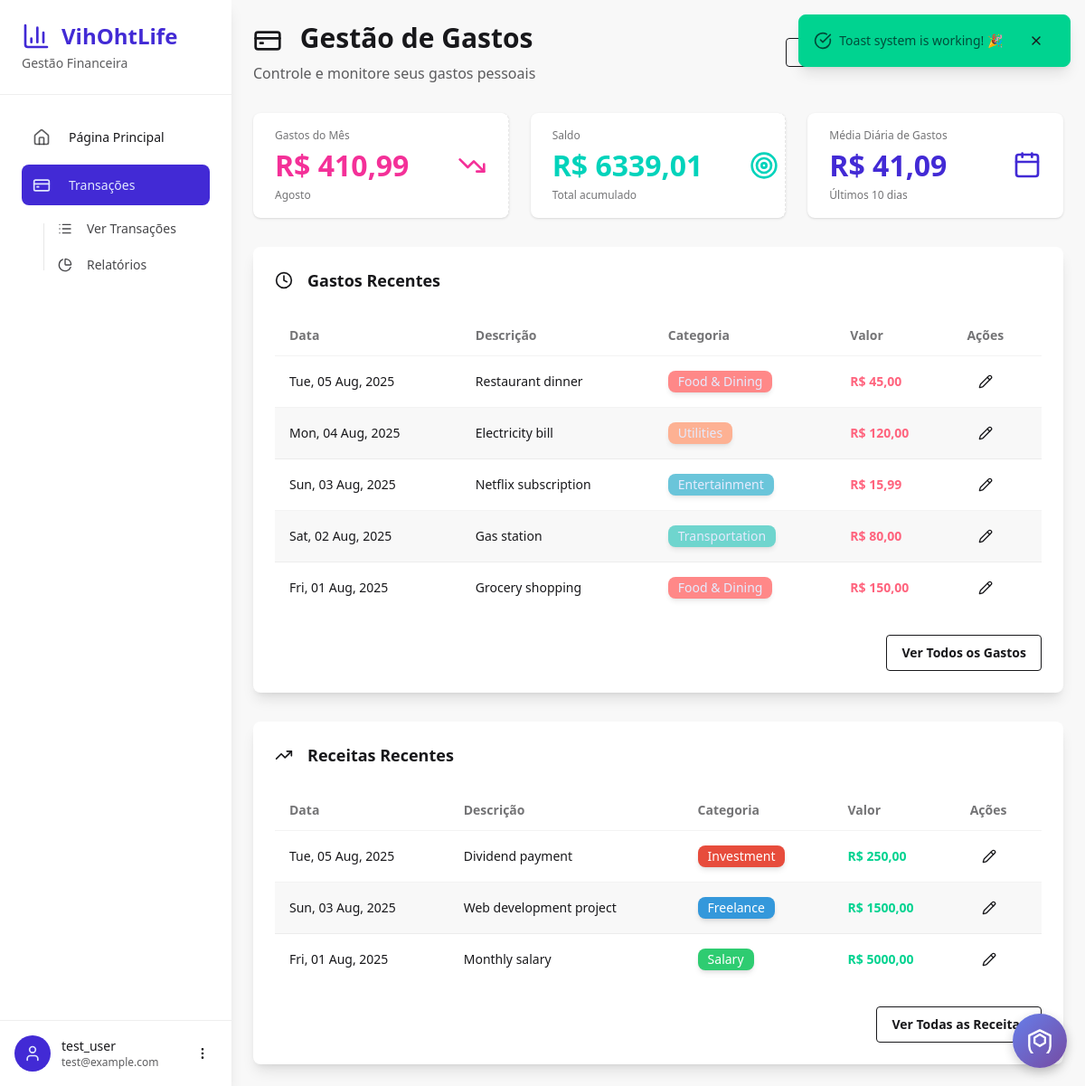
The page /finance/ (signed in) on the database its author committed.
### authentication/models.py (models this page shows)
class User(AbstractUser):
    email = models.EmailField(max_length=100, unique=True)
    USERNAME_FIELD = "email"
    REQUIRED_FIELDS = ["username"]

### finance_manager/models.py (models this page shows, shortened)
class Expenses(models.Model):
    user = models.ForeignKey(settings.AUTH_USER_MODEL, on_delete=models.CASCADE)
    category = models.ForeignKey(
        ExpenseCategory, on_delete=models.CASCADE, null=True, blank=True
    )
    created_at = models.DateTimeField(auto_now_add=True)
    spent_at = models.DateField()
    description = models.CharField(max_length=100)
    detailed_description = models.CharField(max_length=600)
    amount = models.IntegerField()

class ExpenseCategory(models.Model):
    user = models.ForeignKey(settings.AUTH_USER_MODEL, on_delete=models.CASCADE)
    name = models.CharField(max_length=100)
    description = models.CharField(max_length=300)
    color = ColorField(default="#FFFFFF")
    class Meta:
        verbose_name_plural = "Expense Categories"
        unique_together = ["user", "name"]  # Prevent duplicate category names per user

class Incomes(models.Model):
    user = models.ForeignKey(settings.AUTH_USER_MODEL, on_delete=models.CASCADE)
    category = models.ForeignKey(
        IncomeCategorys, on_delete=models.CASCADE, null=True, blank=True
    )
    created_at = models.DateTimeField(auto_now_add=True)
    received_at = models.DateField()
    description = models.CharField(max_length=100)
    detailed_description = models.CharField(max_length=600)
    amount = models.IntegerField()

class IncomeCategorys(models.Model):
    user = models.ForeignKey(settings.AUTH_USER_MODEL, on_delete=models.CASCADE)
    name = models.CharField(max_length=100)
    description = models.CharField(max_length=300)
    color = ColorField(default="#FFFFFF")
    class Meta:
        verbose_name_plural = "Income Categories"
        unique_together = ["user", "name"]  # Prevent duplicate category names per user

### finance_manager/views.py (the view)
# urls.py: path("", views.dashboard, name="dashboard"),
@login_required
def dashboard(request):
    expenses = Expenses.objects.filter(user=request.user).order_by("-spent_at")[:5]
    expenses_this_month = Expenses.objects.filter(
        user=request.user,
        spent_at__year=datetime.now().year,
        spent_at__month=datetime.now().month,
    )
    incomes = Incomes.objects.filter(user=request.user).order_by("-received_at")[:5]
    expense_categories = ExpenseCategory.objects.filter(user=request.user)
    income_categories = IncomeCategorys.objects.filter(user=request.user)
    total_expenses = sum([x.amount for x in Expenses.objects.filter(user=request.user)])
    total_incomes = sum([x.amount for x in Incomes.objects.filter(user=request.user)])
    range_of_days = "Sem gastos neste mês"
    total_expenses_this_month = 0
    daily_mean = 0
    if expenses_this_month:
        range_of_days = f"Últimos {datetime.now().day} dias"
        total_expenses_this_month = sum([x.amount for x in expenses_this_month])
        daily_mean = total_expenses_this_month // datetime.now().day
    total_amount = total_incomes - total_expenses
    return render(
        request,
        "finance_manager/dashboard.html",
        {
            "expenses": expenses,
            "incomes": incomes,
            "expense_categories": expense_categories,
            "income_categories": income_categories,
            "categories": expense_categories,  # For backward compatibility
            "total_expenses_this_month": f"{total_expenses_this_month // 100},{total_expenses_this_month % 100:02n}",
            "total_amount": f"{total_amount // 100},{total_amount % 100:02n}",
            "range_of_days": range_of_days,
            "daily_mean": f"{daily_mean // 100},{daily_mean % 100:02n}",
        },
    )

### templates/finance_manager/dashboard.html (shortened to what this page needs)
{% extends 'finance_manager/base.html' %}
{% load static %}
{% load mathfilters %}
{% block finance_head %}
<link rel="stylesheet" type="text/css" href="{% static 'css/finance_dashboard.css' %}">
{% endblock %}
{% block finance_content %}
<div class="max-w-7xl mx-auto">
  <div class="mb-8">
    <div class="flex justify-between items-center mb-4">
      <div>
        <h1 class="text-3xl font-bold text-base-content mb-2">
          <i data-lucide="credit-card" class="w-8 h-8 inline-block mr-3"></i>
          Gestão de Gastos
        </h1>
        <p class="text-base-content/70">Controle e monitore seus gastos pessoais</p>
      </div>
      <div class="flex gap-2">
        <button onclick="openImportModal()" class="btn btn-outline btn-sm">
        </button>
        <a href="{% url 'finance_manager:export_data' %}" class="btn btn-outline btn-sm">
        </a>
      </div>
    </div>
  </div>
  <div class="grid grid-cols-1 md:grid-cols-3 gap-6 mb-8">
    <div class="stat bg-base-100 rounded-lg shadow hover:shadow-lg transition-shadow cursor-pointer group" onclick="openExpenseModal()">
      <div class="stat-figure text-secondary">
        <i data-lucide="trending-down" class="w-8 h-8"></i>
      </div>
      <div class="stat-title">Gastos do Mês</div>
      <div class="stat-value text-secondary flex items-center gap-3">
        R$ {{total_expenses_this_month}}
      </div>
      <div class="stat-desc">Agosto</div>
    </div>
    <div class="stat bg-base-100 rounded-lg shadow hover:shadow-lg transition-shadow cursor-pointer group" onclick="openIncomeModal()">
      <div class="stat-figure text-accent">
        <i data-lucide="target" class="w-8 h-8"></i>
      </div>
      <div class="stat-title">Saldo</div>
      <div class="stat-value text-accent flex items-center gap-3">
        R$ {{total_amount}}
      </div>
      <div class="stat-desc">Total acumulado</div>
    </div>
    <div class="stat bg-base-100 rounded-lg shadow">
      <div class="stat-figure text-primary">
        <i data-lucide="calendar" class="w-8 h-8"></i>
      </div>
      <div class="stat-title">Média Diária de Gastos</div>
      <div class="stat-value text-primary">R$ {{ daily_mean }}</div>
      <div class="stat-desc">{{ range_of_days }}</div>
    </div>
  </div>
  <div class="mt-8">
    <div class="card bg-base-100 shadow-lg">
      <div class="card-body">
        <h2 class="card-title mb-4">
          <i data-lucide="clock" class="w-5 h-5 mr-2"></i>
          Gastos Recentes
        </h2>
        <div class="overflow-x-auto">
          <table class="table table-zebra">
            <thead>
              <tr>
                <th>Data</th>
                <th>Descrição</th>
                <th>Categoria</th>
                <th>Valor</th>
                <th>Ações</th>
              </tr>
            </thead>
            <tbody>
              {% for expense in expenses %}
              <tr>
                <td>{{ expense.spent_at | date:"D, d M, Y" }}</td>
                <td>{{ expense.description }}</td>
                <td><span class="badge badge-primary border-hidden shadow-md opacity-80" style="background-color:{{ expense.category.color }}; important!">{{ expense.category.name }}</span></td>
                {% with am=expense.amount %}
                <td class="text-error font-semibold">R$ {{ am|intdiv:100 }}{% if am|mod:100 == 0 %},00{%elif am|mod:100 < 10%},0{{am|mod:100}}{% else %},{{am|mod:100}}{% endif %}</td>
                {% endwith %}
                <td>
                  <button class="btn btn-ghost btn-sm" onclick="openEditExpenseModal({{ expense.id }}, '{{ expense.description|escapejs }}', '{{ expense.detailed_description|escapejs }}', '{{ expense.spent_at|date:'Y-m-d' }}', {{ expense.amount }}, {{ expense.category.id }})">
                    <i data-lucide="pencil" class="w-4 h-4"></i>
                  </button>
                </td>
              </tr>
              {% endfor %}
            </tbody>
          </table>
        </div>
        <div class="card-actions justify-end mt-4">
          <button class="btn btn-outline">Ver Todos os Gastos</button>
        </div>
      </div>
    </div>
  </div>
  <div class="mt-8">
    <div class="card bg-base-100 shadow-lg">
      <div class="card-body">
        <h2 class="card-title mb-4">
          <i data-lucide="trending-up" class="w-5 h-5 mr-2"></i>
          Receitas Recentes
        </h2>
        <div class="overflow-x-auto">
          <table class="table table-zebra">
            <thead>
              <tr>
                <th>Data</th>
                <th>Descrição</th>
                <th>Categoria</th>
                <th>Valor</th>
                <th>Ações</th>
              </tr>
            </thead>
            <tbody>
              {% for income in incomes %}
              <tr>
                <td>{{ income.received_at | date:"D, d M, Y" }}</td>
                <td>{{ income.description }}</td>
                <td>
                  {% if income.category %}
                    <span class="badge badge-secondary border-hidden shadow-md" style="background-color:{{ income.category.color }}; color: white;">{{ income.category.name }}</span>
                  {% else %}
                    <span class="badge badge-ghost">Sem categoria</span>
                  {% endif %}
                </td>
                {% with am=income.amount %}
                <td class="text-success font-semibold">R$ {{ am|intdiv:100 }}{% if am|mod:100 == 0 %},00{%elif am|mod:100 < 10%},0{{am|mod:100}}{% else %},{{am|mod:100}}{% endif %}</td>
                {% endwith %}
                <td>
                  <button class="btn btn-ghost btn-sm" onclick="openEditIncomeModal({{ income.id }}, '{{ income.description|escapejs }}', '{{ income.detailed_description|escapejs }}', '{{ income.received_at|date:'Y-m-d' }}', {{ income.amount }}, {% if income.category %}{{ income.category.id }}{% else %}null{% endif %})">
                    <i data-lucide="pencil" class="w-4 h-4"></i>
                  </button>
                </td>
              </tr>
              {% endfor %}
            </tbody>
          </table>
        </div>
        <div class="card-actions justify-end mt-4">
          <button class="btn btn-outline">Ver Todas as Receitas</button>
        </div>
      </div>
    </div>
  </div>
</div>
  </div>
</div>
{% endblock %}

### templates/finance_manager/base.html (shortened to what this page needs)
{% extends 'base.html' %}
{% block extra_head %}
{% block finance_head %}{% endblock %}
{% endblock %}
{% block content %}
<div class="flex min-h-screen">
  <aside class="w-64 bg-base-100 shadow-lg hidden lg:block">
    <div class="p-6 border-b border-base-300">
      <a href="{% url "landingpage" %}">
        <h1 class="text-2xl font-bold text-primary flex items-center">
          <i data-lucide="bar-chart-3" class="w-8 h-8 mr-3"></i>
          VihOhtLife
        </h1>
      </a>
      <p class="text-sm text-base-content/70 mt-1">Gestão Financeira</p>
    </div>
    <nav class="p-4">
      <ul id="s_items" class="menu menu-vertical w-full space-y-2">
        <li>
          <a href="{% url 'landingpage' %}" class="flex items-center p-3 rounded-lg hover:bg-base-200 transition-colors group">
            <i data-lucide="home" class="w-5 h-5 mr-3 text-base-content/70 group-hover:text-primary"></i>
            <span class="font-medium">Página Principal</span>
          </a>
        </li>
        <li>
          <a href="{% url 'finance_manager:dashboard' %}" class="flex items-center p-3 rounded-lg hover:bg-base-200 transition-colors group">
            <i data-lucide="credit-card" class="w-5 h-5 mr-3"></i>
            <span class="font-medium">Transações</span>
          </a>
          <ul class="ml-6 mt-2 space-y-1">
            <li>
              <a href="{% url 'finance_manager:transactions' %}" class="flex items-center p-2 text-sm rounded-lg hover:bg-base-200 transition-colors text-base-content/80">
                <i data-lucide="list" class="w-4 h-4 mr-2"></i>
                Ver Transações
              </a>
            </li>
            <li>
              <a href="{% url 'statistics' %}" class="flex items-center p-2 text-sm rounded-lg hover:bg-base-200 transition-colors text-base-content/80">
                <i data-lucide="pie-chart" class="w-4 h-4 mr-2"></i>
                Relatórios
              </a>
            </li>
          </ul>
        </li>
      </ul>
    </nav>
    <div class="absolute bottom-0 left-0 right-0 w-64 p-4 border-t border-base-300 bg-base-100">
      {% if user.is_authenticated %}
        <div class="flex items-center space-x-3">
          <div class="w-10 h-10 rounded-full bg-primary text-primary-content flex items-center justify-center">
            <i data-lucide="user" class="w-5 h-5"></i>
          </div>
          <div class="flex-1 min-w-0">
            <p class="text-sm font-medium text-base-content truncate">{{ user.username }}</p>
            <p class="text-xs text-base-content/70 truncate">{{ user.email }}</p>
          </div>
          <div class="dropdown dropdown-top dropdown-end">
            <div tabindex="0" role="button" class="btn btn-ghost btn-sm btn-circle">
              <i data-lucide="more-vertical" class="w-4 h-4"></i>
            </div>
          </div>
        </div>
      {% endif %}
    </div>
  </aside>
  <main class="flex-1 bg-base-200">
    <div class="p-6">
      {% block finance_content %}{% endblock %}
{% endblock %}

### templates/finance_manager/base.html (style rules this page uses)
aside { position: relative; min-height: 100vh; }
.menu li a { transition: all 0.2s ease-in-out; }

### rows shown on the page
User: username "test_user", email "test@example.com"
Expenses: spent_at "Tue, 05 Aug, 2025", description "Restaurant dinner", category.name "Food & Dining", amount "45", shows ",00"
Expenses: spent_at "Mon, 04 Aug, 2025", description "Electricity bill", category.name "Utilities", amount "120", shows ",00"
Expenses: spent_at "Sun, 03 Aug, 2025", description "Netflix subscription", category.name "Entertainment", amount "15", amount|mod "99"
Expenses: spent_at "Sat, 02 Aug, 2025", description "Gas station", category.name "Transportation", amount "80", shows ",00"
Expenses: spent_at "Fri, 01 Aug, 2025", description "Grocery shopping", category.name "Food & Dining", amount "150", shows ",00"
Incomes: received_at "Tue, 05 Aug, 2025", description "Dividend payment", category.name "Investment", amount "250"
Incomes: received_at "Sun, 03 Aug, 2025", description "Web development project", category.name "Freelance", amount "1500"
Incomes: received_at "Fri, 01 Aug, 2025", description "Monthly salary", category.name "Salary", amount "5000"

### other values the page prints
{{ total_expenses_this_month }} "410,99"
{{ total_amount }} "6339,01"
{{ daily_mean }} "41,09"
{{ range_of_days }} "Últimos 10 dias"
